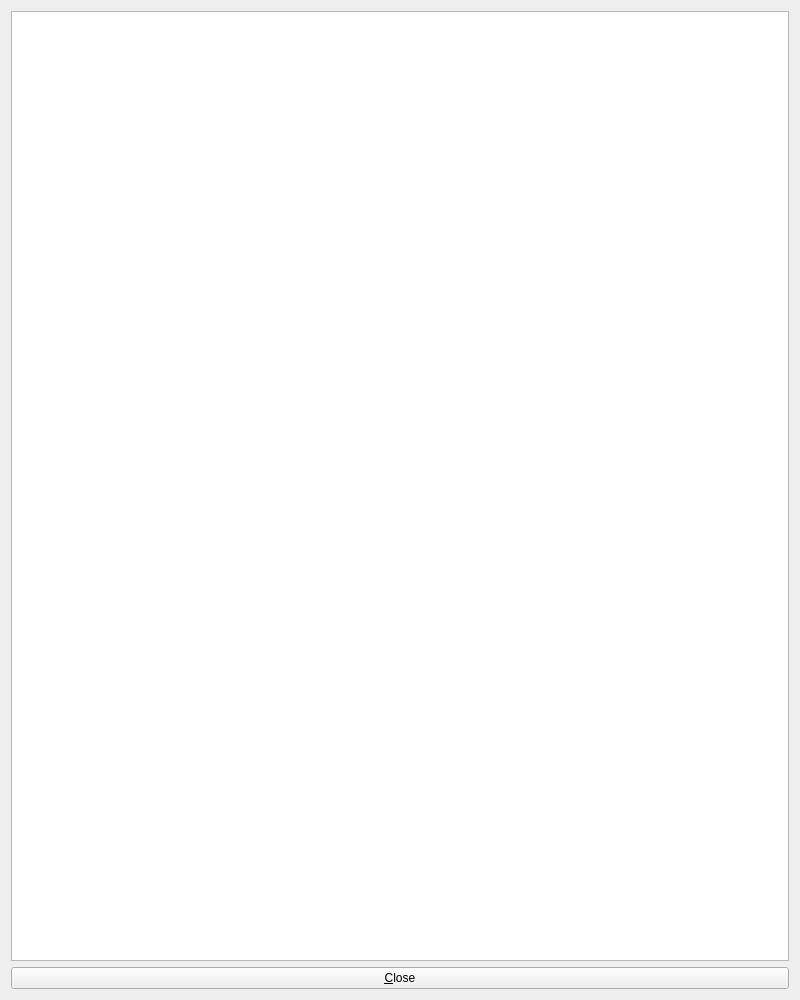
<?xml version="1.0" encoding="UTF-8"?>
<ui version="4.0">
 <class>PopOutText</class>
 <widget class="QWidget" name="PopOutText">
  <property name="geometry">
   <rect>
    <x>0</x>
    <y>0</y>
    <width>800</width>
    <height>1000</height>
   </rect>
  </property>
  <property name="windowTitle">
   <string>Form</string>
  </property>
  <layout class="QVBoxLayout" name="verticalLayout">
   <item>
    <widget class="QTextBrowser" name="textBrowser"/>
   </item>
   <item>
    <widget class="QPushButton" name="closeButton">
     <property name="text">
      <string>&amp;Close</string>
     </property>
    </widget>
   </item>
  </layout>
 </widget>
 <resources/>
 <connections>
  <connection>
   <sender>closeButton</sender>
   <signal>clicked()</signal>
   <receiver>PopOutText</receiver>
   <slot>close()</slot>
   <hints>
    <hint type="sourcelabel">
     <x>198</x>
     <y>976</y>
    </hint>
    <hint type="destinationlabel">
     <x>254</x>
     <y>295</y>
    </hint>
   </hints>
  </connection>
 </connections>
</ui>
